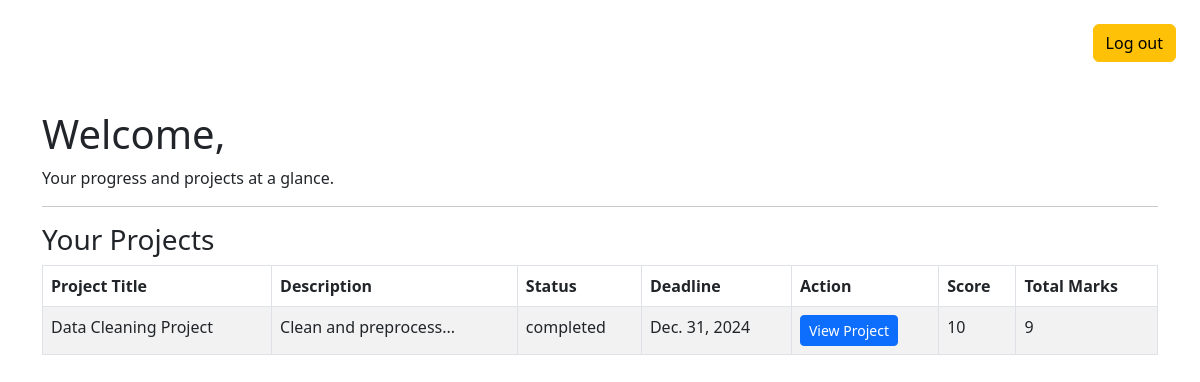
/ (signed in), run on the app's committed database.
### assignment/models.py (models this page shows, shortened)
class Project(models.Model):
    title = models.CharField(max_length=200)
    description = models.TextField()
    date = models.DateTimeField(auto_now_add=True)
    status = models.CharField(max_length=20, choices=STATUS_CHOICES, default="pending")
    deadline = models.DateField()
    assigned_to = models.ForeignKey(User, on_delete=models.CASCADE, related_name='projects', null=True)
    total_score = models.IntegerField(default=0)  # To store the total score of the project
    marks = models.IntegerField(default=0, null=True, blank=True)

### assignment/views.py (the view)
# urls.py: path('', index, name="index"),
def index(request):
    if not request.user.is_authenticated:
        return redirect('Loginview')
    user = request.user
    projects = Project.objects.filter(assigned_to=user)
    for project in projects:
        tasks = project.tasks.all()
        if tasks.exists() and all(task.status == "completed" for task in tasks):
            project.status = "completed"
        else:
            project.status = "pending"
        project.save()
    context = {
        'projects': projects,
    }
    return render(request, 'index.html', context)

### templates/index.html (shortened to what this page needs)
{% extends "partial/base.html" %}
{% load static %}
{% block content %}
<div class="d-flex mt-4 justify-content-end mx-4">
    {% if request.user.is_authenticated %}
        <a href="{% url "LogOutView" %}"><button class="btn btn-warning">Log out</button></a>
    {% else %}
        <a href="{% url "RegisterView" %}"><button class="btn btn-warning mx-4 ">Register</button></a>
        <a href="{% url "Loginview" %}"><button class="btn btn-warning">Log in</button></a>
    {% endif %}
</div>
<div class="container mt-5">
    <h1>Welcome, {{request.user.full_name}}</h1>
    <p>Your progress and projects at a glance.</p>
    <hr>
    <h3>Your Projects</h3>
    <table class="table table-bordered table-striped">
        <thead>
            <tr>
                <th>Project Title</th>
                <th>Description</th>
                <th>Status</th>
                <th>Deadline</th>
                <th>Action</th>
                <th>Score</th>
                <th>Total Marks</th>
            </tr>
        </thead>
        <tbody>
            {% for project in projects %}
                <tr>
                    <td>{{project.title}}</td>
                    <td>{{ project.description|slice:":20" }}...</td>
                    <td>{{project.status}}</td>
                    <td>{{project.deadline}}</td>
                    <td><a href="{% url "ProjectDetail" project.id %}" class="btn btn-primary btn-sm">View Project</a></td>
                    <td>{{project.total_score}}</td>
                    <td>{{project.marks}}</td>
                </tr>
            {% endfor %}
        </tbody>
    </table>
</div>
{% endblock content %}

### data on the page
Project: title "Data Cleaning Project", description "Clean and preprocess", status "completed", deadline "Dec. 31, 2024", total_score "10", marks "9"
